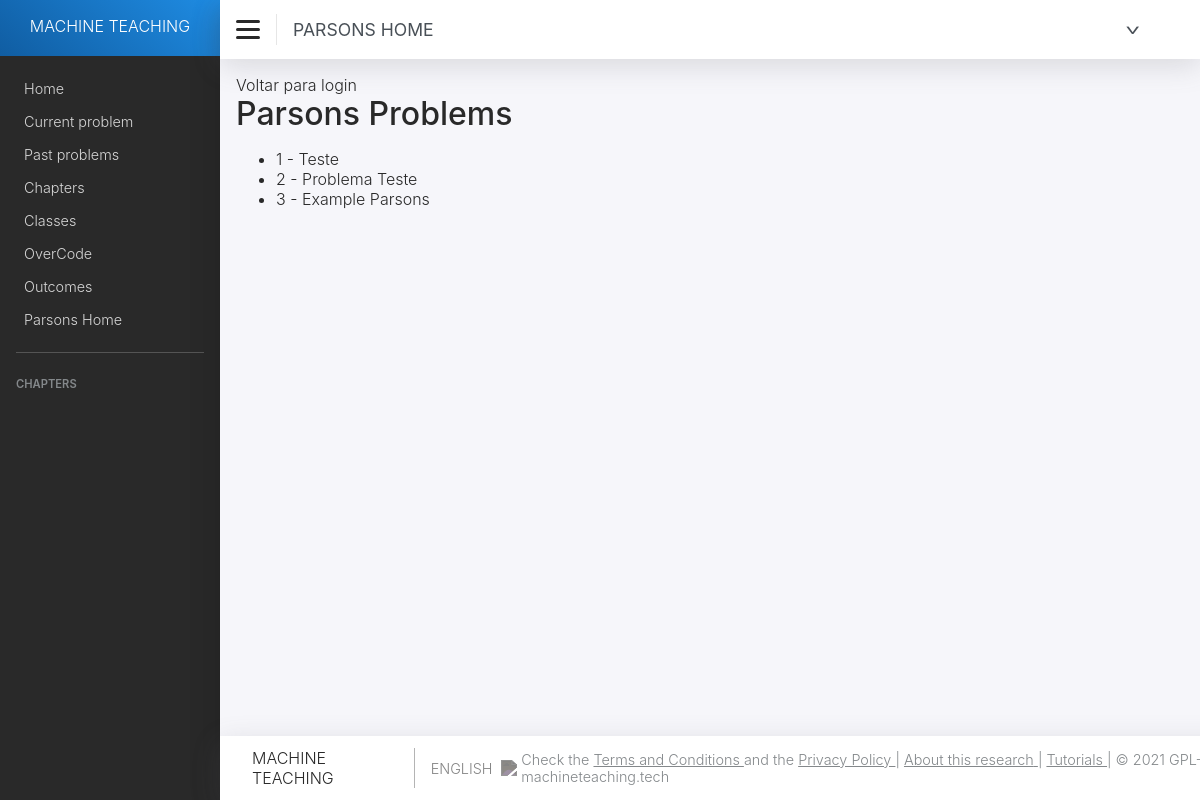
Page /parsons/ (signed in) on the earlier database version.
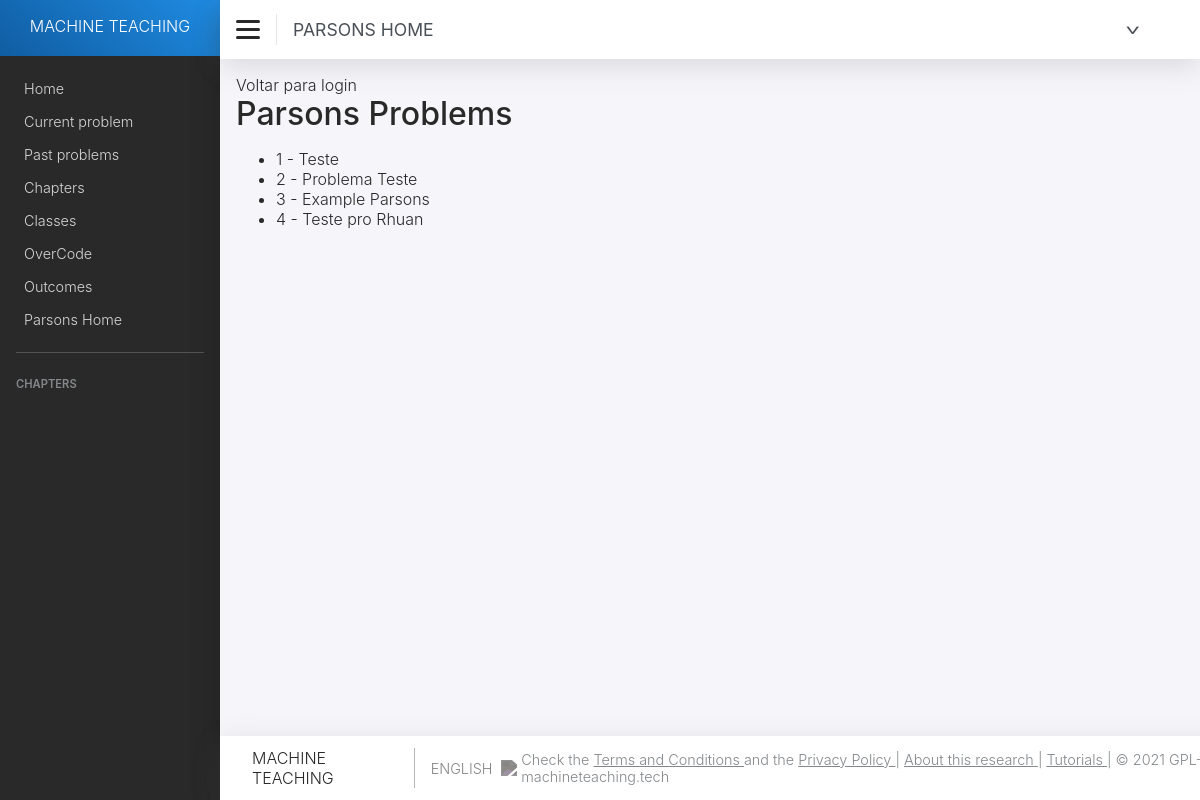
Same page on the later database version.
### parsons/models.py (models this page shows, shortened)
class Problem(models.Model):
    QUESTION_TYPES = (("C", "Code"),
                      ("M", "Multiple Choice"),
                      ("T", "Text"),
                      ("P", "Parsons Problem"))
    question_type = models.CharField(max_length=2, choices=QUESTION_TYPES,
                                     default="C")
    title = models.CharField(max_length=200, blank=False)
    content = models.TextField(blank=False)
    options = models.TextField(blank=True)
    difficulty = models.CharField(max_length=200, blank=True)
    link = models.URLField(blank=True)
    retrieved_date = models.DateTimeField(blank=True, auto_now_add=True)
    crawler = models.CharField(max_length=200, blank=True)
    hint = models.TextField(blank=True)
    objects = ProblemManager()
    chapter = models.ManyToManyField(Chapter, through='ExerciseSet')
    test_case_generator = models.TextField(blank=True, null=True)
    history = HistoricalRecords()
    class Meta:
        verbose_name = ('Problem')
        verbose_name_plural = ('Problems')

### parsons/views.py (the view)
# urls.py: path('', views.parsons_home, name='parsons_home'),
@login_required
def parsons_home(request):
    problemas = Problem.objects.filter(question_type='P').order_by('id')
    return render(request, 'parsons_home.html', {
        'title': 'Parsons Home',
        'problemas': problemas,
    })

### parsons/templates/parsons_home.html
{% extends "base.html" %}
{% block content %}
  <div class="parsons-home">
    <div class="parsons-home-nav">
      <a class="button-secondary" href="{% url 'login' %}">Voltar para login</a>
    </div>
    <h1>Parsons Problems</h1>
    {% if problemas %}
      <ul class="parsons-list">
        {% for problema in problemas %}
          <li>
            <a href="{% url 'show_problem' problema.id %}">{{ problema.id }} - {{ problema.title }}</a>
          </li>
        {% endfor %}
      </ul>
    {% else %}
      <p>Não há problemas Parsons disponíveis.</p>
    {% endif %}
  </div>
{% endblock %}

Differences in the rows shown:
added Problem: id "4", title "Teste pro Rhuan"
